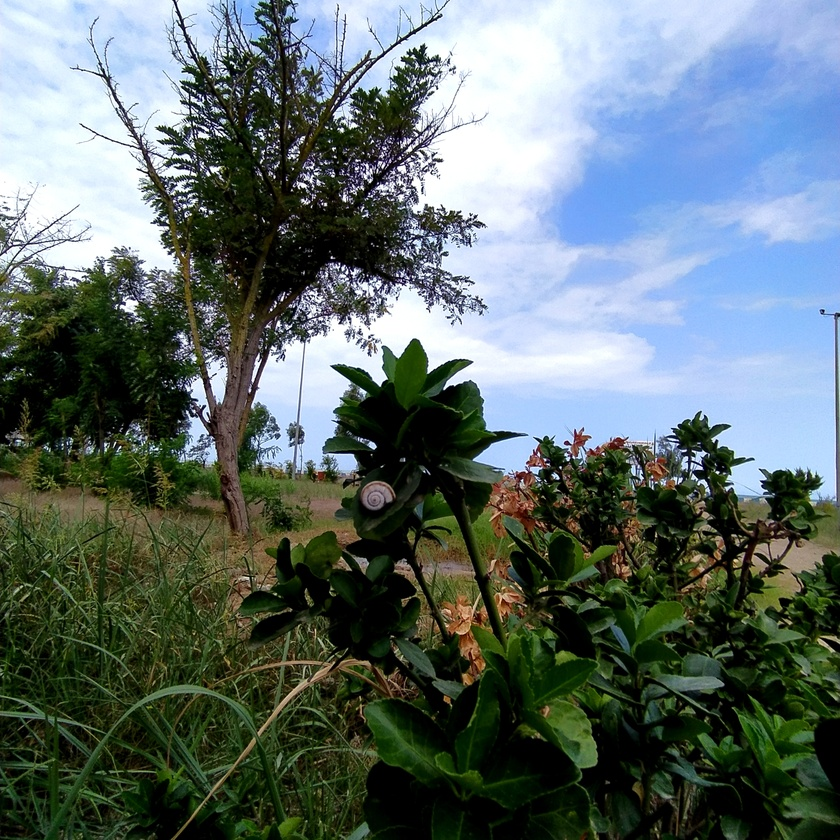
#> input picture noise,merge/result/nature.jpg, 840 x 840 px, shrunk from 2448 x 2448 before the run, found by its file name
$ python paint.py
#> lines starting #> are read from the running program, lines starting #| are printed output that depends on the picture
import cv2

img=cv2.imread('nature.jpg',0)
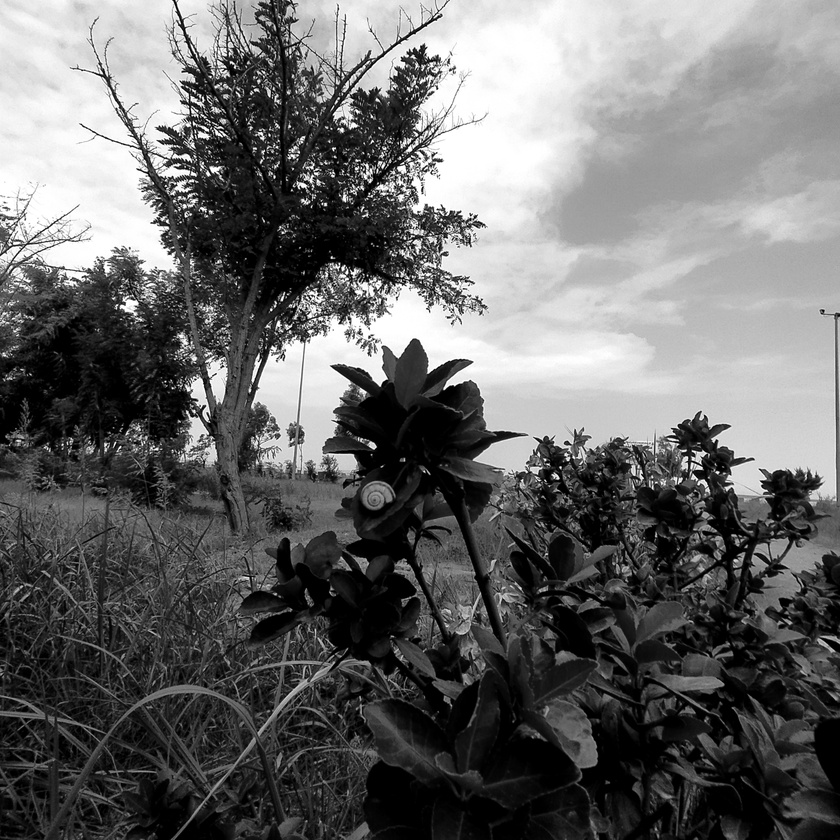
#> img: shape (840, 840); min 0, max 255, mean 105.6
inverted=255-img
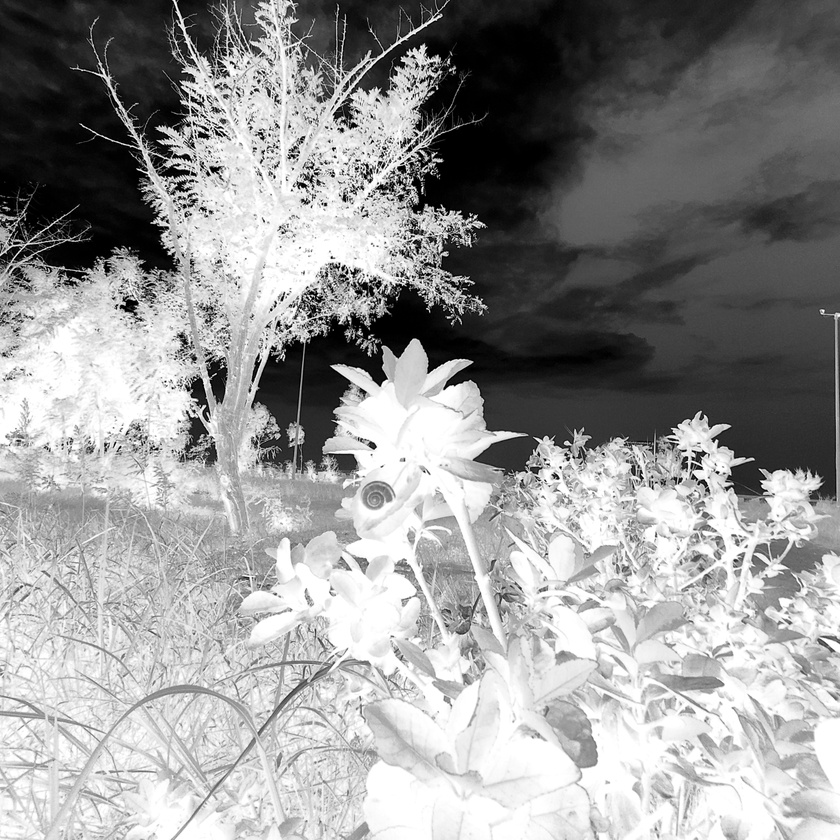
#> inverted: shape (840, 840); min 0, max 255, mean 149.4
blurred=cv2.GaussianBlur(inverted,(21,21),0)
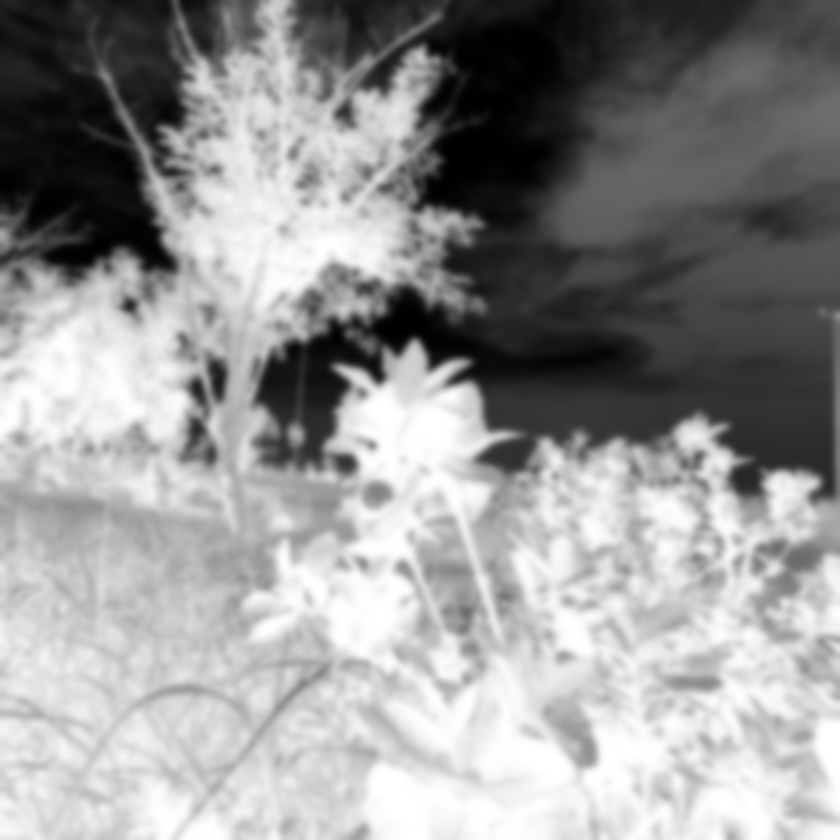
#> blurred: shape (840, 840); min 0, max 255, mean 149.4
inverted_blurred=255-blurred
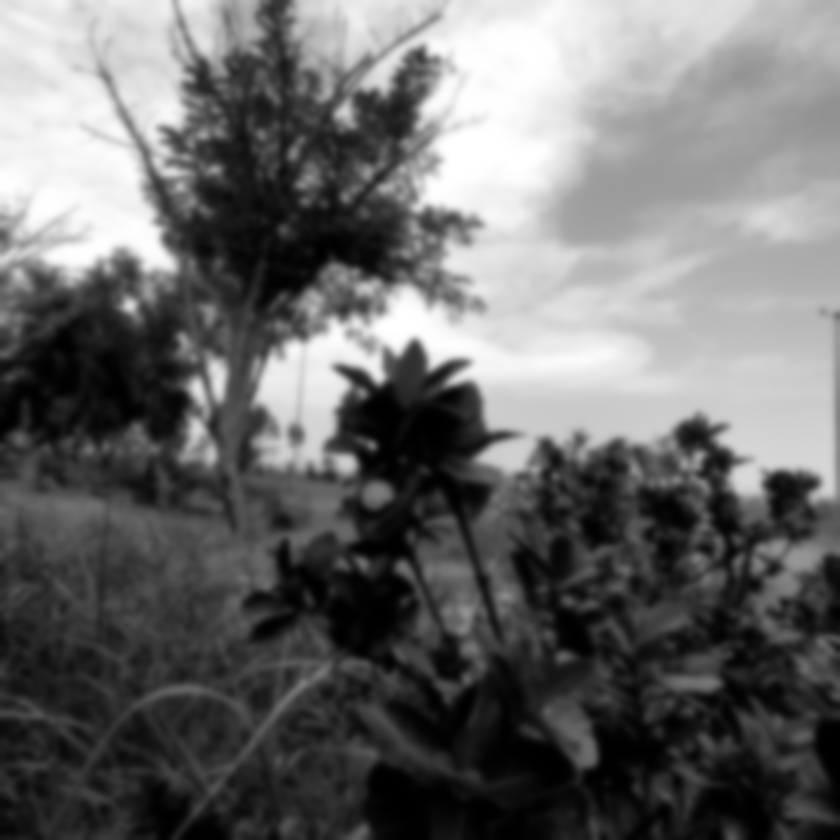
#> inverted_blurred: shape (840, 840); min 0, max 255, mean 105.6
sketch=img/inverted_blurred
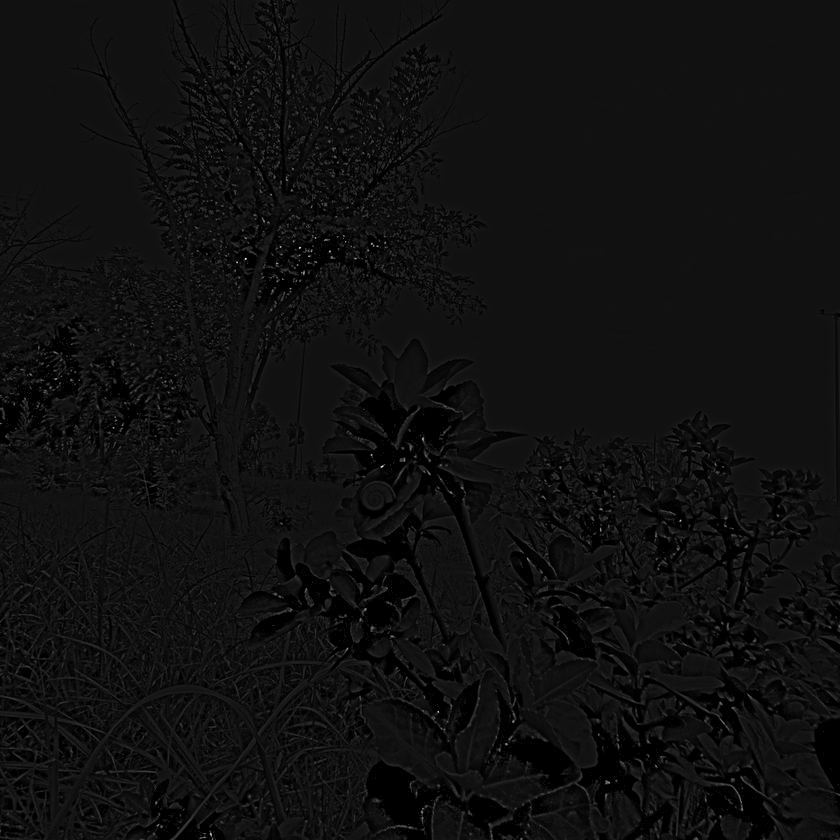
#> sketch: shape (840, 840) float64; 0.93% of the values are NaN or infinite; the others: min 0, max 14.5, mean 0.938; drawn with min black, max white, NaN and infinite black
sketch=sketch*230
cv2.imwrite('paint.jpg',sketch)
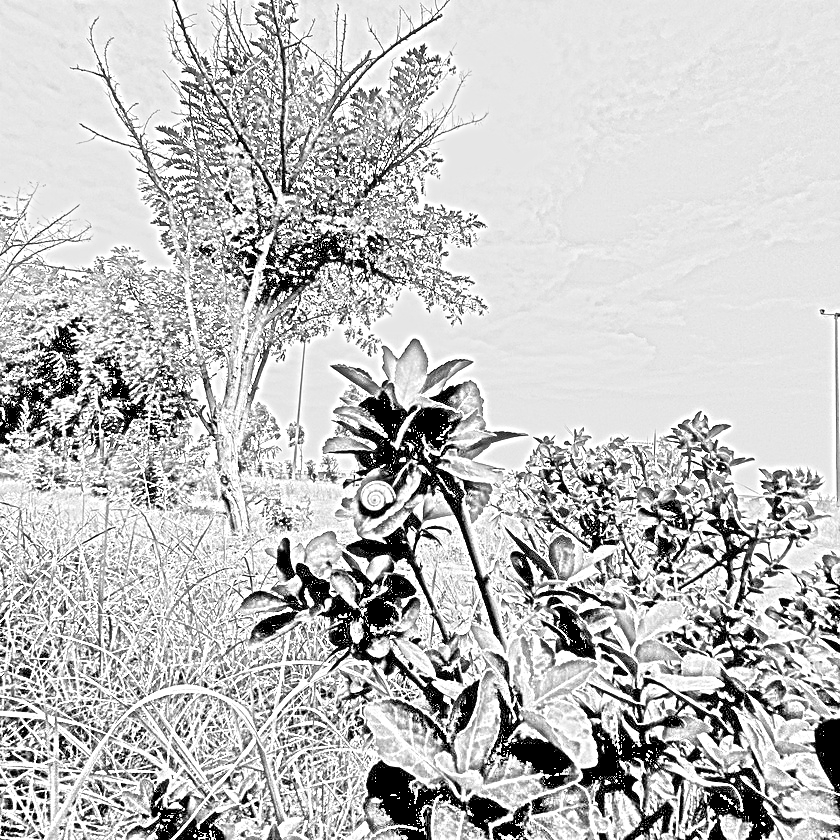
#> saved as paint.jpg: shape (840, 840); min 0, max 255, mean 192.8
